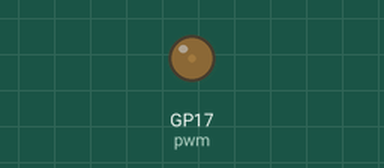
This program was run on a simulated Raspberry Pi Pico running MicroPython. Parts: output pins drawn as LEDs (lit = HIGH).

Above: at 0.05 s.
At 0.6 s:
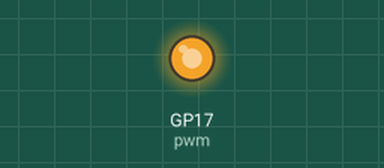
At 0.9 s:
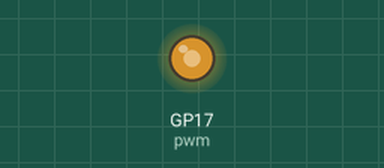
At 1.15 s:
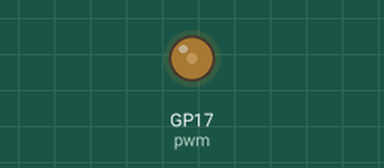
Timing chart, 0 to 3.1 s (numbered marks = the images above):
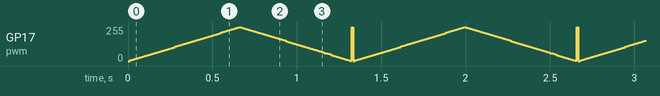

The program:

pwm17.py
```python
from machine import Pin, PWM
from utime import sleep

pwm = PWM(Pin(17))
pwm.freq(1000)

while True:
    try:
        for duty in range(0, 65536, 1000):
            pwm.duty_u16(duty)
            sleep(0.01)
        for duty in range(65535, -1000, -1000):
            pwm.duty_u16(duty)
            sleep(0.01)
    except KeyboardInterrupt:
        break

pwm.duty_u16(0)
pwm.deinit()
print("Finished.")
```

Measured:
- by itself, GP17 (pwm): moves between 0/255 and 255/255, repeating every 1.3 s
